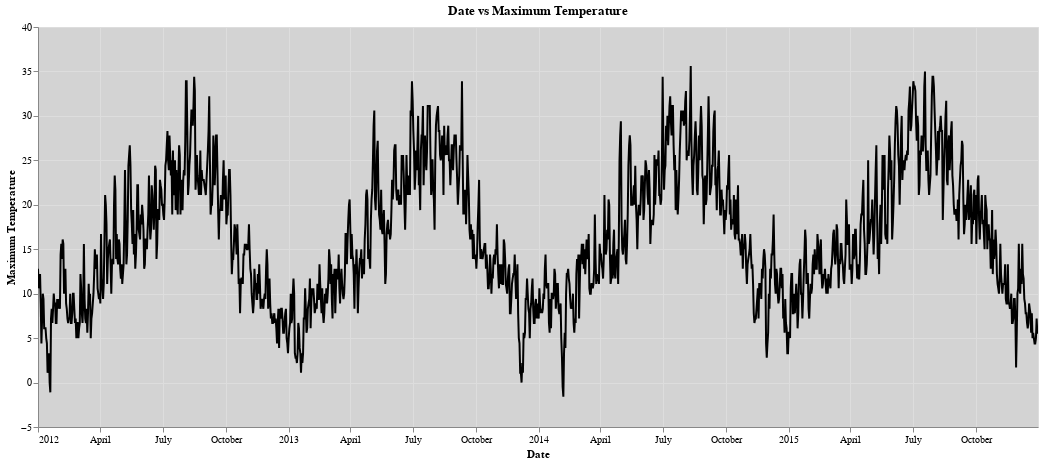

The cell this chart's notebook holds for it:
### Code cell
scatter_chart_data_weather = alt.Chart(data_weather).mark_line(color="black").encode(
    x=alt.X('date:T', title='Date'),
    y=alt.Y('temp_max:Q', title='Maximum Temperature'),
    tooltip=['date', 'temp_max', 'date', 'temp_max'],
).properties(
    title='Date vs Maximum Temperature',
    width=1000,
    height=400,
    # background="lightgrey"
).configure_view(
    fill="lightgrey"
).interactive()

scatter_chart_data_weather

### Figure 1 — Vega-Lite specification as saved in the notebook (floating-point values rounded to 4 significant figures; data arrays with more than 128 entries replaced by an {"elided": "..."} marker saying what was removed)
{"config": {"view": {"continuousWidth": 300, "continuousHeight": 300, "fill": "lightgrey"}}, "data": {"name": "data-6881b3c76720a51ecae2e2fb5659aff4"}, "mark": {"type": "line", "color": "black"}, "encoding": {"tooltip": [{"field": "date", "type": "temporal"}, {"field": "temp_max", "type": "quantitative"}, {"field": "date", "type": "temporal"}, {"field": "temp_max", "type": "quantitative"}], "x": {"field": "date", "title": "Date", "type": "temporal"}, "y": {"field": "temp_max", "title": "Maximum Temperature", "type": "quantitative"}}, "height": 400, "params": [{"name": "param_40", "select": {"type": "interval", "encodings": ["x", "y"]}, "bind": "scales"}], "title": "Date vs Maximum Temperature", "width": 1000, "$schema": "https://vega.github.io/schema/vega-lite/v5.20.1.json", "datasets": {"data-6881b3c76720a51ecae2e2fb5659aff4": {"elided": "1461 records"}}}
